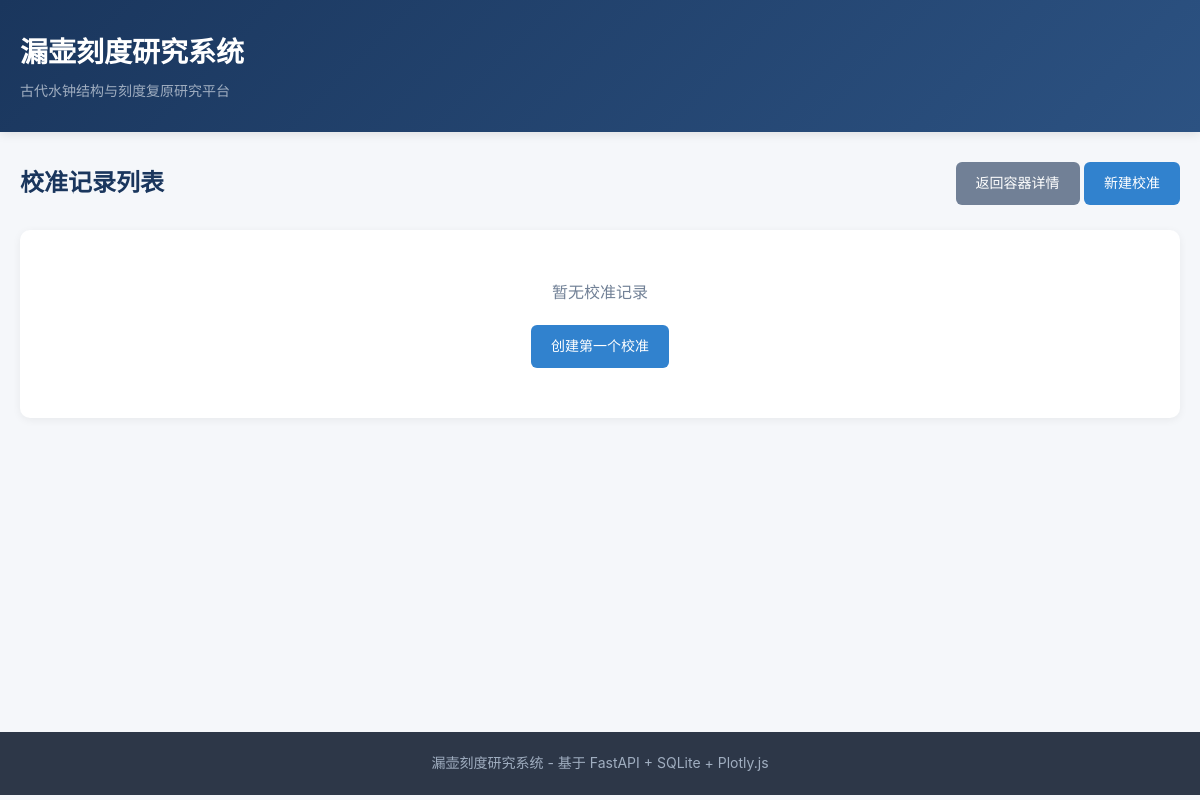
The page /containers/1/calibrations on the database as committed earlier.
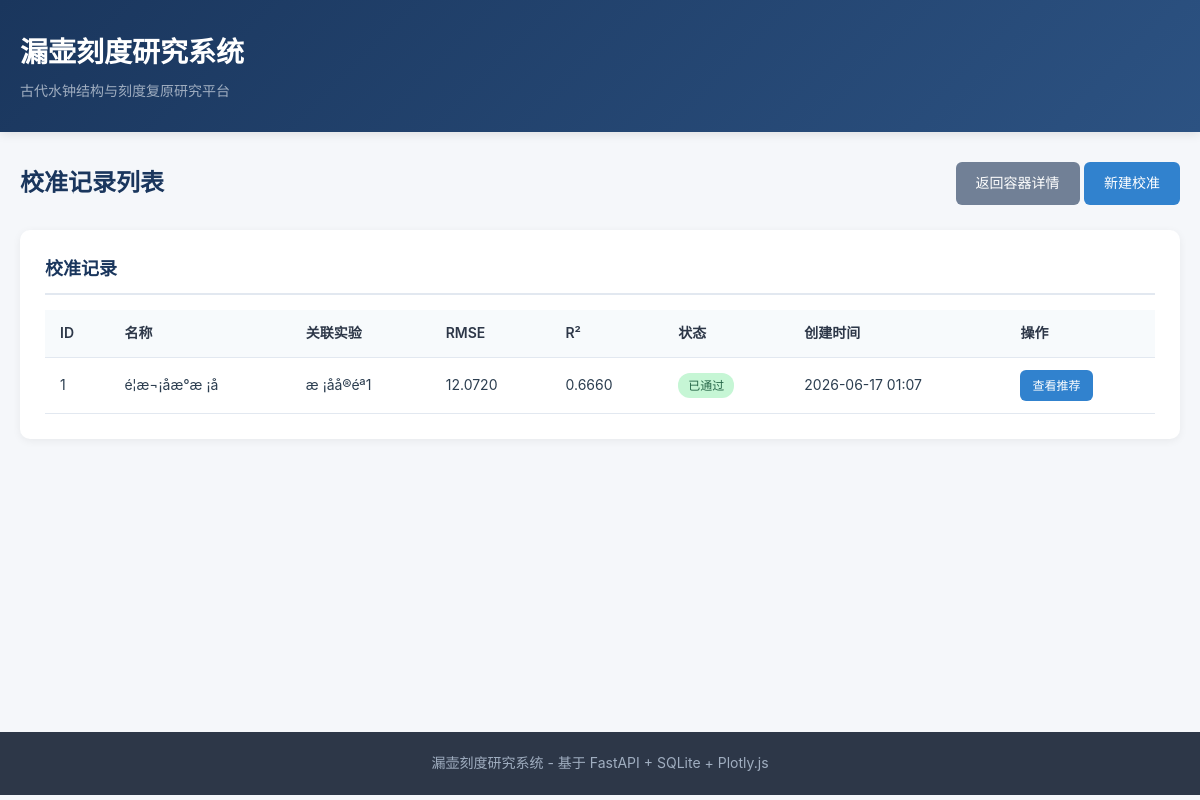
The same page on the database as committed later.
### app/models.py (models this page shows)
class CalibrationRecord(Base):
    __tablename__ = "calibration_records"
    id = Column(Integer, primary_key=True, index=True)
    container_id = Column(Integer, ForeignKey("containers.id"), nullable=False)
    experiment_id = Column(Integer, ForeignKey("experiments.id"), nullable=False)
    name = Column(String(200), nullable=False)
    calibrated_orifice_diameter = Column(Float, nullable=False)
    calibrated_discharge_coefficient = Column(Float, nullable=False)
    calibrated_shape_params = Column(Text, nullable=True)
    rmse = Column(Float, nullable=False)
    mae = Column(Float, nullable=False)
    r_squared = Column(Float, nullable=False)
    status = Column(String(20), nullable=False, default="pending")
    notes = Column(Text, nullable=True)
    created_at = Column(DateTime(timezone=True), server_default=func.now())
    container = relationship("Container", back_populates="calibration_records")
    experiment = relationship("Experiment", back_populates="calibration_records")
    schemes = relationship("ScaleScheme", back_populates="calibration")
    candidate_schemes = relationship("CandidateScheme", back_populates="calibration", cascade="all, delete-orphan")
    review_records = relationship("ReviewRecord", back_populates="calibration", cascade="all, delete-orphan")

class Experiment(Base):
    __tablename__ = "experiments"
    id = Column(Integer, primary_key=True, index=True)
    container_id = Column(Integer, ForeignKey("containers.id"), nullable=False)
    name = Column(String(200), nullable=False)
    notes = Column(Text, nullable=True)
    created_at = Column(DateTime(timezone=True), server_default=func.now())
    container = relationship("Container", back_populates="experiments")
    data_points = relationship("ExperimentDataPoint", back_populates="experiment", cascade="all, delete-orphan", order_by="ExperimentDataPoint.time_point")
    calibration_records = relationship("CalibrationRecord", back_populates="experiment")

### app/main.py (the view)
@app.get("/containers/{container_id}/calibrations", response_class=HTMLResponse)
async def list_calibrations(request: Request, container_id: int, db: Session = Depends(get_db)):
    container = db.query(models.Container).filter(models.Container.id == container_id).first()
    if not container:
        raise HTTPException(status_code=404, detail="容器不存在")
    calibrations = db.query(models.CalibrationRecord).filter(
        models.CalibrationRecord.container_id == container_id
    ).order_by(models.CalibrationRecord.created_at.desc()).all()
    return templates.TemplateResponse("calibration_list.html", {
        "request": request, "container": container, "calibrations": calibrations
    })

### templates/calibration_list.html (shortened to what this page needs)
{% extends "base.html" %}
{% block content %}
<div class="page-header">
    <h2>校准记录列表</h2>
    <div>
        <a href="/containers/{{ container.id }}" class="btn btn-secondary">返回容器详情</a>
        <a href="/containers/{{ container.id }}/calibrations/new" class="btn btn-primary">新建校准</a>
    </div>
</div>
{% if calibrations %}
<div class="card">
    <h3>校准记录</h3>
    <table>
        <thead>
            <tr>
                <th>ID</th>
                <th>名称</th>
                <th>关联实验</th>
                <th>RMSE</th>
                <th>R²</th>
                <th>状态</th>
                <th>创建时间</th>
                <th>操作</th>
            </tr>
        </thead>
        <tbody>
            {% for cal in calibrations %}
            <tr>
                <td>{{ cal.id }}</td>
                <td>{{ cal.name }}</td>
                <td>{{ cal.experiment.name if cal.experiment else '-' }}</td>
                <td>{{ "%.4f"|format(cal.rmse) }}</td>
                <td>{{ "%.4f"|format(cal.r_squared) }}</td>
                <td>
                    {% if cal.status == 'approved' %}
                    <span class="badge badge-success">已通过</span>
                    {% elif cal.status == 'rejected' %}
                    <span class="badge badge-danger">已拒绝</span>
                    {% elif cal.status == 'needs_revision' %}
                    <span class="badge badge-warning">需修订</span>
                    {% else %}
                    <span class="badge badge-info">已完成</span>
                    {% endif %}
                </td>
                <td>{{ cal.created_at.strftime('%Y-%m-%d %H:%M') if cal.created_at else '-' }}</td>
                <td>
                    <div class="table-actions">
                        <a href="/containers/{{ container.id }}/calibrations/{{ cal.id }}/recommendation"
                           class="btn btn-sm btn-primary">查看推荐</a>
                    </div>
                </td>
            </tr>
            {% endfor %}
        </tbody>
    </table>
</div>
{% else %}
<div class="card empty-state">
    <p>暂无校准记录</p>
    <a href="/containers/{{ container.id }}/calibrations/new" class="btn btn-primary">创建第一个校准</a>
</div>
{% endif %}
{% endblock %}

### templates/base.html (shortened to what this page needs)
<!DOCTYPE html>
<html lang="zh-CN">
<head>
    <link rel="stylesheet" href="/static/style.css">
</head>
<body>
    <header class="header">
        <div class="container">
            <h1><a href="/">漏壶刻度研究系统</a></h1>
            <p class="subtitle">古代水钟结构与刻度复原研究平台</p>
        </div>
    </header>
    <main class="main">
        <div class="container">
            {% block content %}{% endblock %}
        </div>
    </main>
    <footer class="footer">
        <div class="container">
            <p>漏壶刻度研究系统 - 基于 FastAPI + SQLite + Plotly.js</p>
        </div>
    </footer>
</body>
</html>

### static/style.css (style rules this page uses)
* { margin: 0; padding: 0; box-sizing: border-box; }
body { font-family: -apple-system, BlinkMacSystemFont, "Segoe UI", "PingFang SC", "Hiragino Sans GB", "Microsoft YaHei", sans-serif; background: #f5f7fa; color: #2c3e50; line-height: 1.6; }
.container { max-width: 1200px; margin: 0 auto; padding: 0 20px; }
.header { background: linear-gradient(135deg, #1a365d 0%, #2c5282 100%); color: white; padding: 30px 0; box-shadow: 0 2px 10px rgba(0, 0, 0, 0.1); }
.header h1 { font-size: 28px; margin-bottom: 5px; }
.header h1 a { color: white; text-decoration: none; }
.subtitle { color: #a0aec0; font-size: 14px; }
.main { min-height: calc(100vh - 200px); padding: 30px 0; }
.footer { background: #2d3748; color: #a0aec0; padding: 20px 0; text-align: center; font-size: 14px; }
.page-header { display: flex; justify-content: space-between; align-items: center; margin-bottom: 25px; flex-wrap: wrap; gap: 15px; }
.page-header h2 { font-size: 24px; color: #1a365d; }
.btn { display: inline-block; padding: 10px 20px; border: none; border-radius: 6px; font-size: 14px; font-weight: 500; cursor: pointer; text-decoration: none; transition: all 0.2s; }
.btn-primary { background: #3182ce; color: white; }
.btn-secondary { background: #718096; color: white; }
.btn-sm { padding: 6px 12px; font-size: 12px; }
.card { background: white; border-radius: 10px; box-shadow: 0 2px 8px rgba(0, 0, 0, 0.06); padding: 25px; margin-bottom: 20px; }
.card h3 { font-size: 18px; color: #1a365d; margin-bottom: 15px; padding-bottom: 10px; border-bottom: 2px solid #e2e8f0; }
.badge { display: inline-block; padding: 3px 10px; border-radius: 12px; font-size: 12px; font-weight: 500; }
.badge-success { background: #c6f6d5; color: #276749; }
table { width: 100%; border-collapse: collapse; font-size: 14px; }
table th, table td { padding: 12px 15px; text-align: left; border-bottom: 1px solid #e2e8f0; }
table th { background: #f7fafc; font-weight: 600; color: #2d3748; }
.table-actions { display: flex; gap: 8px; }

Rows that differ between the two databases and show on the page:
added CalibrationRecord: id "1", name "é¦æ¬¡åæ°æ ¡å", experiment "æ ¡åå®éª1", rmse "12.0720", r_squared "0.6660", status "已通过", created_at "2026-06-17 01:07"
Other text that changed with them:
text no longer shown: "暂无校准记录 创建第一个校准"
text now shown: "校准记录 ID 名称 关联实验 RMSE R² 状态 创建时间 操作"
